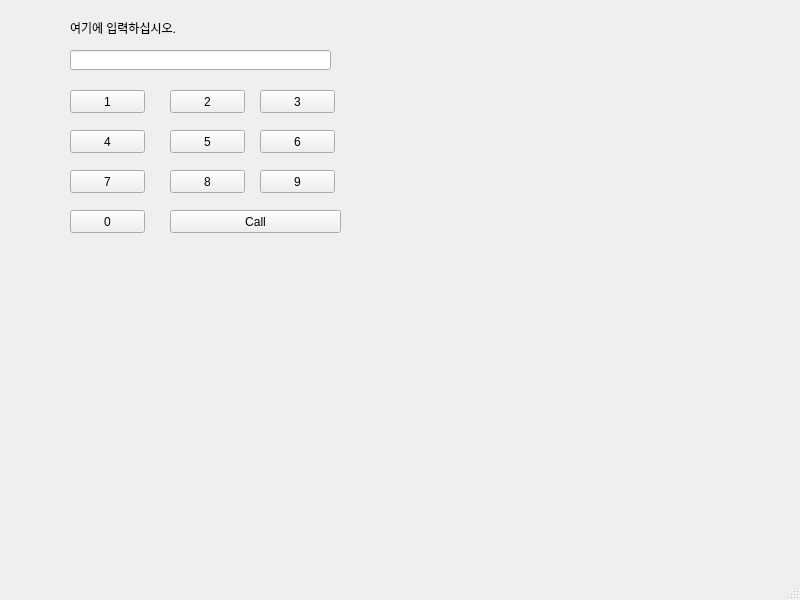
<?xml version="1.0" encoding="UTF-8"?>
<ui version="4.0">
 <class>MainWindow</class>
 <widget class="QMainWindow" name="MainWindow">
  <property name="geometry">
   <rect>
    <x>0</x>
    <y>0</y>
    <width>800</width>
    <height>600</height>
   </rect>
  </property>
  <property name="windowTitle">
   <string>MainWindow</string>
  </property>
  <widget class="QWidget" name="centralwidget">
   <widget class="QLineEdit" name="le">
    <property name="geometry">
     <rect>
      <x>70</x>
      <y>50</y>
      <width>261</width>
      <height>20</height>
     </rect>
    </property>
   </widget>
   <widget class="QPushButton" name="pb1">
    <property name="geometry">
     <rect>
      <x>70</x>
      <y>90</y>
      <width>75</width>
      <height>23</height>
     </rect>
    </property>
    <property name="text">
     <string>1</string>
    </property>
   </widget>
   <widget class="QPushButton" name="pb2">
    <property name="geometry">
     <rect>
      <x>170</x>
      <y>90</y>
      <width>75</width>
      <height>23</height>
     </rect>
    </property>
    <property name="text">
     <string>2</string>
    </property>
   </widget>
   <widget class="QPushButton" name="pb3">
    <property name="geometry">
     <rect>
      <x>260</x>
      <y>90</y>
      <width>75</width>
      <height>23</height>
     </rect>
    </property>
    <property name="text">
     <string>3</string>
    </property>
   </widget>
   <widget class="QPushButton" name="pb4">
    <property name="geometry">
     <rect>
      <x>70</x>
      <y>130</y>
      <width>75</width>
      <height>23</height>
     </rect>
    </property>
    <property name="text">
     <string>4</string>
    </property>
   </widget>
   <widget class="QPushButton" name="pb5">
    <property name="geometry">
     <rect>
      <x>170</x>
      <y>130</y>
      <width>75</width>
      <height>23</height>
     </rect>
    </property>
    <property name="text">
     <string>5</string>
    </property>
   </widget>
   <widget class="QPushButton" name="pb6">
    <property name="geometry">
     <rect>
      <x>260</x>
      <y>130</y>
      <width>75</width>
      <height>23</height>
     </rect>
    </property>
    <property name="text">
     <string>6</string>
    </property>
   </widget>
   <widget class="QPushButton" name="pb7">
    <property name="geometry">
     <rect>
      <x>70</x>
      <y>170</y>
      <width>75</width>
      <height>23</height>
     </rect>
    </property>
    <property name="text">
     <string>7</string>
    </property>
   </widget>
   <widget class="QPushButton" name="pb8">
    <property name="geometry">
     <rect>
      <x>170</x>
      <y>170</y>
      <width>75</width>
      <height>23</height>
     </rect>
    </property>
    <property name="text">
     <string>8</string>
    </property>
   </widget>
   <widget class="QPushButton" name="pb9">
    <property name="geometry">
     <rect>
      <x>260</x>
      <y>170</y>
      <width>75</width>
      <height>23</height>
     </rect>
    </property>
    <property name="text">
     <string>9</string>
    </property>
   </widget>
   <widget class="QPushButton" name="pb0">
    <property name="geometry">
     <rect>
      <x>70</x>
      <y>210</y>
      <width>75</width>
      <height>23</height>
     </rect>
    </property>
    <property name="text">
     <string>0</string>
    </property>
   </widget>
   <widget class="QPushButton" name="pbCall">
    <property name="geometry">
     <rect>
      <x>170</x>
      <y>210</y>
      <width>171</width>
      <height>23</height>
     </rect>
    </property>
    <property name="text">
     <string>Call</string>
    </property>
   </widget>
   <widget class="QLabel" name="label">
    <property name="geometry">
     <rect>
      <x>70</x>
      <y>20</y>
      <width>231</width>
      <height>16</height>
     </rect>
    </property>
    <property name="text">
     <string>여기에 입력하십시오.</string>
    </property>
   </widget>
  </widget>
  <widget class="QMenuBar" name="menubar">
   <property name="geometry">
    <rect>
     <x>0</x>
     <y>0</y>
     <width>800</width>
     <height>21</height>
    </rect>
   </property>
  </widget>
  <widget class="QStatusBar" name="statusbar"/>
 </widget>
 <resources/>
 <connections/>
</ui>
